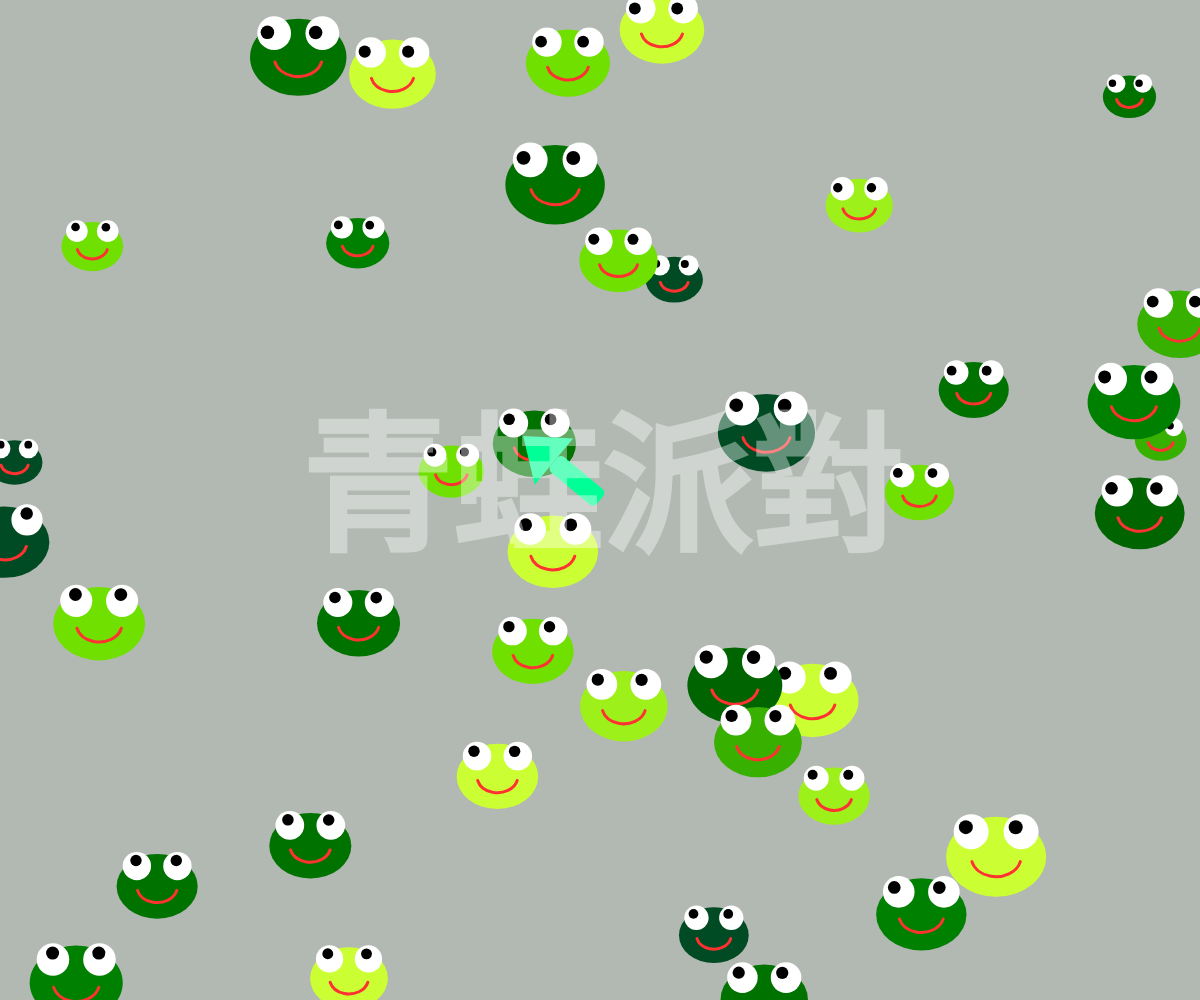
Frame 1 (no input)
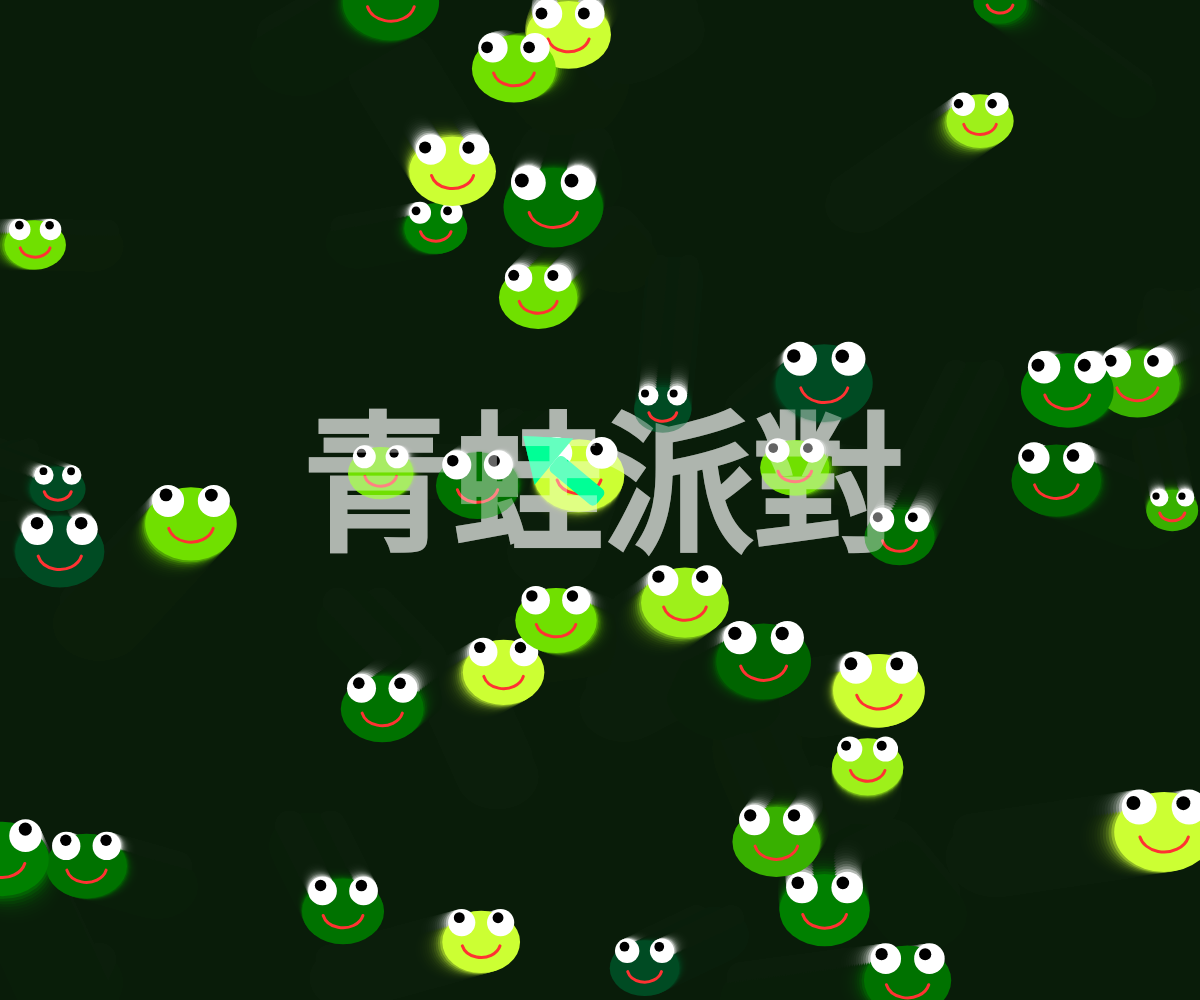
Frame 60 (no input)
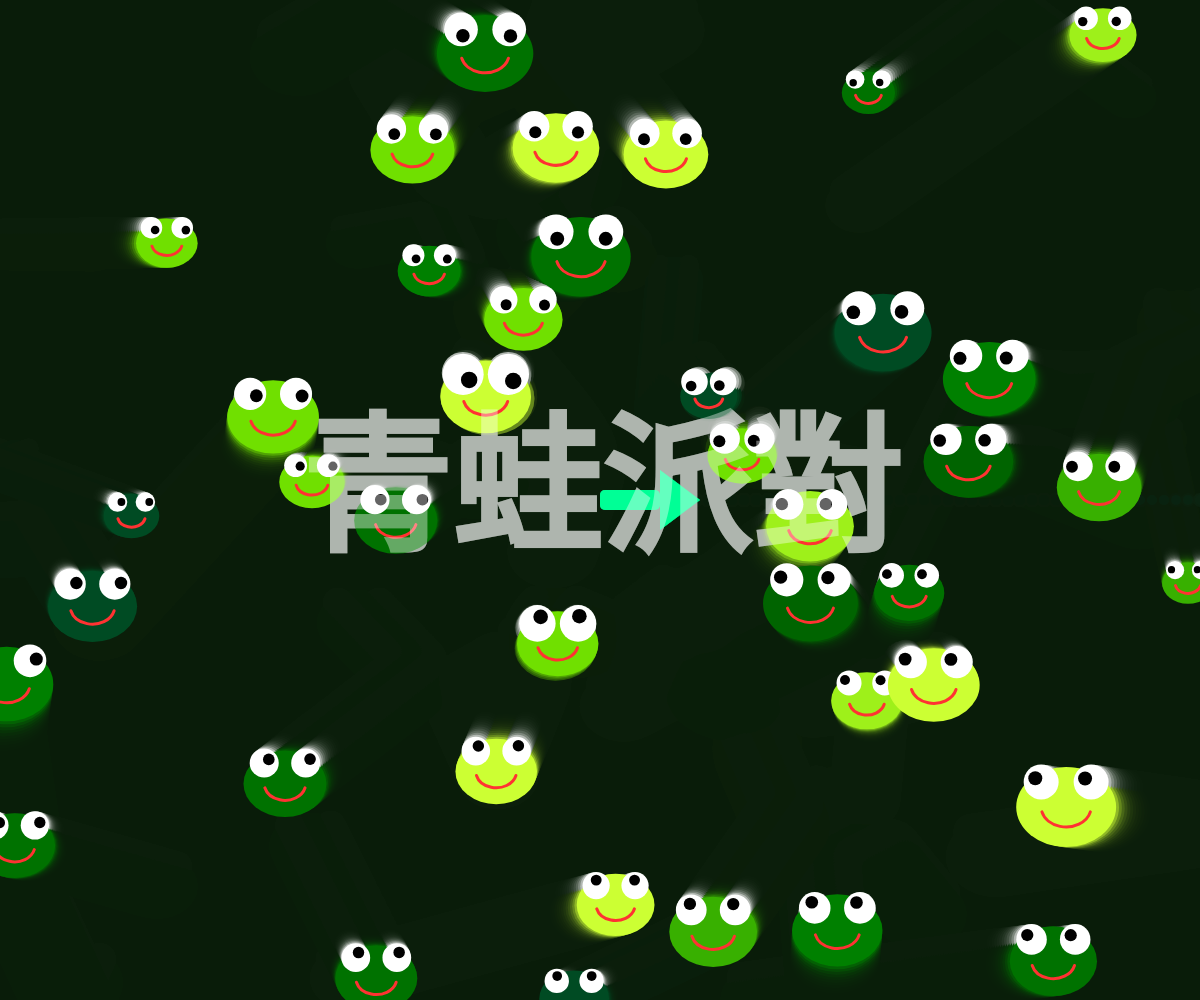
Frame 120 (the mouse pressed at the canvas centre since frame 60)

The p5.js sketch that drew these frames (run headless with seeded random() and noise() and a simulated clock; from frame 60 on, the mouse is pressed at the canvas centre):

// p5.js sketch
// ── sketch.js
let frogs = [];
const frogColors = ['#004b23', '#006400', '#007200', '#008000', '#38b000', '#70e000', '#9ef01a', '#ccff33'];
let lastSpawnTime = 0; // 記錄上次增加青蛙的時間
let missiles = [];     // 儲存飛彈的陣列
let explosions = [];   // 儲存爆炸效果的陣列

function setup() {
  createCanvas(windowWidth, windowHeight);
  // 初始化青蛙數量
  for (let i = 0; i < 40; i++) {
    frogs.push(new Frog());
  }
  lastSpawnTime = millis(); // 初始化計時器
}

function draw() {
  background(10, 30, 10, 80); // 加入透明度 (0-255) 來產生拖曳效果

  // 每三秒增加一隻青蛙
  if (millis() - lastSpawnTime > 3000) {
    frogs.push(new Frog());
    lastSpawnTime = millis();
  }

  for (let frog of frogs) {
    frog.checkCollision(frogs); // 檢查與其他青蛙的碰撞
    frog.update();
    frog.display();
  }

  // 繪製中心指向箭頭
  drawPointerArrow();

  // 更新與繪製爆炸效果
  for (let i = explosions.length - 1; i >= 0; i--) {
    explosions[i].update();
    explosions[i].display();
    if (explosions[i].isDone()) {
      explosions.splice(i, 1);
    }
  }

  // 更新與繪製飛彈，並偵測與青蛙的碰撞
  for (let i = missiles.length - 1; i >= 0; i--) {
    let m = missiles[i];
    m.update();
    m.display();
    
    for (let j = frogs.length - 1; j >= 0; j--) {
      let f = frogs[j];
      if (dist(m.pos.x, m.pos.y, f.pos.x, f.pos.y) < f.baseSize * 0.4) {
        explosions.push(new Explosion(f.pos.x, f.pos.y)); // 產生爆炸
        frogs.splice(j, 1); // 移除青蛙
        m.dead = true;      // 標記飛彈銷毀
        break;
      }
    }
    if (m.dead) missiles.splice(i, 1);
  }

  // 繪製「青蛙派對」大型文字
  push();
  textAlign(CENTER, CENTER);
  textSize(min(windowWidth, windowHeight) * 0.15); // 根據視窗大小動態調整字體大小
  textStyle(BOLD);
  fill(255, 255, 255, 100); // 白色半透明，營造派對氛圍
  noStroke();
  text("青蛙派對", width / 2, height / 2);
  pop();
}

function drawPointerArrow() {
  let angle = atan2(mouseY - height / 2, mouseX - width / 2);
  push();
  translate(width / 2, height / 2);
  rotate(angle);
  
  // 繪製箭頭樣式
  fill(0, 255, 150);
  noStroke();
  rect(0, -10, 60, 20, 5); // 放大箭頭身部
  triangle(60, -30, 60, 30, 100, 0); // 放大箭頭頭部
  pop();
}

function mousePressed() {
  if (mouseButton === LEFT) {
    let angle = atan2(mouseY - height / 2, mouseX - width / 2);
    missiles.push(new Missile(width / 2, height / 2, angle));
  }
}

function windowResized() {
  resizeCanvas(windowWidth, windowHeight);
}

class Frog {
  constructor() {
    this.pos = createVector(random(width), random(height));
    this.vel = p5.Vector.random2D().mult(random(1, 3));
    this.speed = this.vel.mag(); // 記錄初始隨機速度
    this.baseSize = random(50, 100);
    this.currentSize = this.baseSize;
    this.bodyColor = color(random(frogColors));
    this.isScared = false;
    this.eyeGrowth = 1.0; // 眼睛放大倍率
  }

  update() {
    let mouseDist = dist(mouseX, mouseY, this.pos.x, this.pos.y);
    
    // 互動邏輯：滑鼠靠近 (距離小於 150)
    if (mouseDist < 150) {
      this.isScared = true;
      this.eyeGrowth = lerp(this.eyeGrowth, 1.8, 0.2); // 眼睛快速放大
      
      // 產生逃跑的方向向量
      let flee = createVector(this.pos.x - mouseX, this.pos.y - mouseY);
      flee.setMag(5); // 逃跑速度
      this.pos.add(flee);
    } else {
      this.isScared = false;
      this.eyeGrowth = lerp(this.eyeGrowth, 1.0, 0.1); // 恢復正常大小
      this.vel.setMag(this.speed); // 確保速度維持恆定，不會變慢
      this.pos.add(this.vel); // 正常遊走
    }

    // 邊界碰撞偵測
    if (this.pos.x < 0 || this.pos.x > width) this.vel.x *= -1;
    if (this.pos.y < 0 || this.pos.y > height) this.vel.y *= -1;
    this.pos.x = constrain(this.pos.x, 0, width);
    this.pos.y = constrain(this.pos.y, 0, height);
  }

  // 檢查碰撞邏輯
  checkCollision(others) {
    for (let other of others) {
      if (other === this) continue;
      let d = dist(this.pos.x, this.pos.y, other.pos.x, other.pos.y);
      let minDist = (this.baseSize + other.baseSize) * 0.4;
      if (d < minDist) {
        // 計算反彈方向
        let push = p5.Vector.sub(this.pos, other.pos);
        push.normalize();
        
        // 產生反彈力：將原本的速度加上反彈方向的向量
        this.vel.add(push.mult(0.5)); 
        this.vel.limit(5); // 限制最大速度，避免撞擊後飛得太快
      }
    }
  }

  display() {
    push();
    translate(this.pos.x, this.pos.y);
    
    // 畫身體
    noStroke();
    fill(this.bodyColor);
    ellipse(0, 0, this.currentSize, this.currentSize * 0.8);

    // 畫眼睛 (眼白)
    let eyeOffset = this.currentSize * 0.25;
    let eyeSize = this.currentSize * 0.35 * this.eyeGrowth;
    fill(255);
    ellipse(-eyeOffset, -eyeOffset, eyeSize, eyeSize); // 左眼
    ellipse(eyeOffset, -eyeOffset, eyeSize, eyeSize);  // 右眼

    // 畫眼珠 (追蹤滑鼠)
    this.drawPupil(-eyeOffset, -eyeOffset, eyeSize);
    this.drawPupil(eyeOffset, -eyeOffset, eyeSize);

    // 畫嘴巴
    fill(255, 50, 50); // 紅色嘴巴
    if (this.isScared) {
      // 驚訝表情：圓形的 O 型嘴
      ellipse(0, eyeOffset * 0.5, eyeSize * 0.5, eyeSize * 0.6);
    } else {
      // 正常表情：紅色的笑臉
      stroke(255, 50, 50);
      strokeWeight(3);
      noFill();
      arc(0, 0, this.currentSize * 0.5, this.currentSize * 0.4, 0.2, PI - 0.2);
    }
    pop();
  }

  // 計算並繪製會動的眼珠
  drawPupil(x, y, eyeSize) {
    let angle = atan2(mouseY - (this.pos.y + y), mouseX - (this.pos.x + x));
    let pupilDist = eyeSize * 0.2;
    let px = x + cos(angle) * pupilDist;
    let py = y + sin(angle) * pupilDist;
    
    fill(0);
    noStroke();
    ellipse(px, py, eyeSize * 0.4, eyeSize * 0.4);
  }
}

class Missile {
  constructor(x, y, angle) {
    this.pos = createVector(x, y);
    this.vel = p5.Vector.fromAngle(angle).mult(12); // 飛彈速度
    this.dead = false;
    this.history = []; // 用於儲存路徑產生拖曳效果
  }

  update() {
    this.history.push(this.pos.copy());
    if (this.history.length > 10) this.history.shift();
    
    this.pos.add(this.vel);
    
    // 檢查是否超出螢幕
    if (this.pos.x < 0 || this.pos.x > width || this.pos.y < 0 || this.pos.y > height) {
      this.dead = true;
    }
  }

  display() {
    // 繪製拖曳尾跡 (螢光藍色漸層)
    for (let i = 0; i < this.history.length; i++) {
      let alpha = map(i, 0, this.history.length, 20, 180);
      fill(0, 255, 255, alpha);
      noStroke();
      circle(this.history[i].x, this.history[i].y, 10);
    }
    
    // 繪製飛彈前端
    fill(100, 255, 255);
    circle(this.pos.x, this.pos.y, 14);
  }
}

class Explosion {
  constructor(x, y) {
    this.pos = createVector(x, y);
    this.timer = 255; // 消失倒數
  }
  update() {
    this.timer -= 10;
  }
  display() {
    push();
    noStroke();
    fill(255, 200, 50, this.timer);
    circle(this.pos.x, this.pos.y, (255 - this.timer) * 1.5);
    pop();
  }
  isDone() {
    return this.timer <= 0;
  }
}
